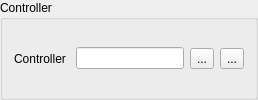
        <widget class="QGroupBox" name="groupBoxController">
         <property name="sizePolicy">
          <sizepolicy hsizetype="Preferred" vsizetype="Preferred">
           <horstretch>0</horstretch>
           <verstretch>0</verstretch>
          </sizepolicy>
         </property>
         <property name="title">
          <string>Controller</string>
         </property>
         <layout class="QHBoxLayout" name="horizontalLayoutController">
          <item>
           <widget class="QLabel" name="labelController">
            <property name="text">
             <string>Controller </string>
            </property>
           </widget>
          </item>
          <item>
           <widget class="QLineEdit" name="lineEditController">
            <property name="readOnly">
             <bool>true</bool>
            </property>
           </widget>
          </item>
          <item>
           <widget class="QToolButton" name="toolButtonControllerSet">
            <property name="text">
             <string>...</string>
            </property>
           </widget>
          </item>
          <item>
           <widget class="QToolButton" name="toolButtonControllerRemove">
            <property name="text">
             <string>...</string>
            </property>
            <property name="icon">
             <iconset resource="../resources/SIM-VICUS.qrc">
              <normaloff>:/gfx/actions/24x24/minus.png</normaloff>:/gfx/actions/24x24/minus.png</iconset>
            </property>
           </widget>
          </item>
         </layout>
        </widget>
